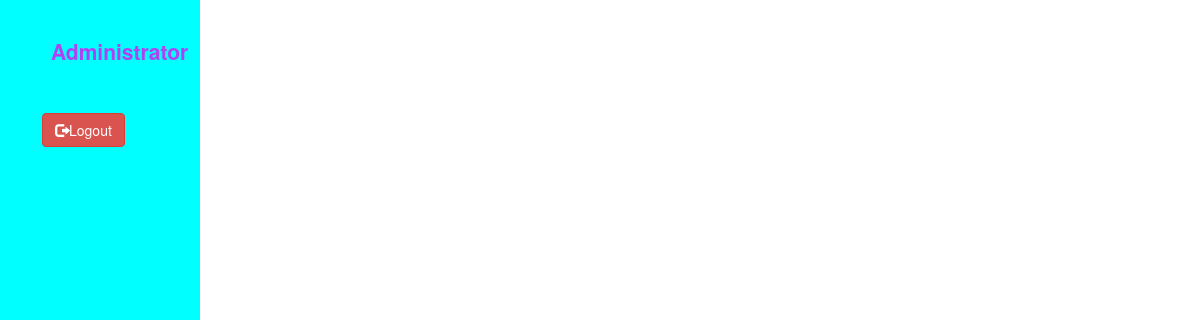
The page /admin/proses/editStatus.php (signed in) on the database as committed earlier.
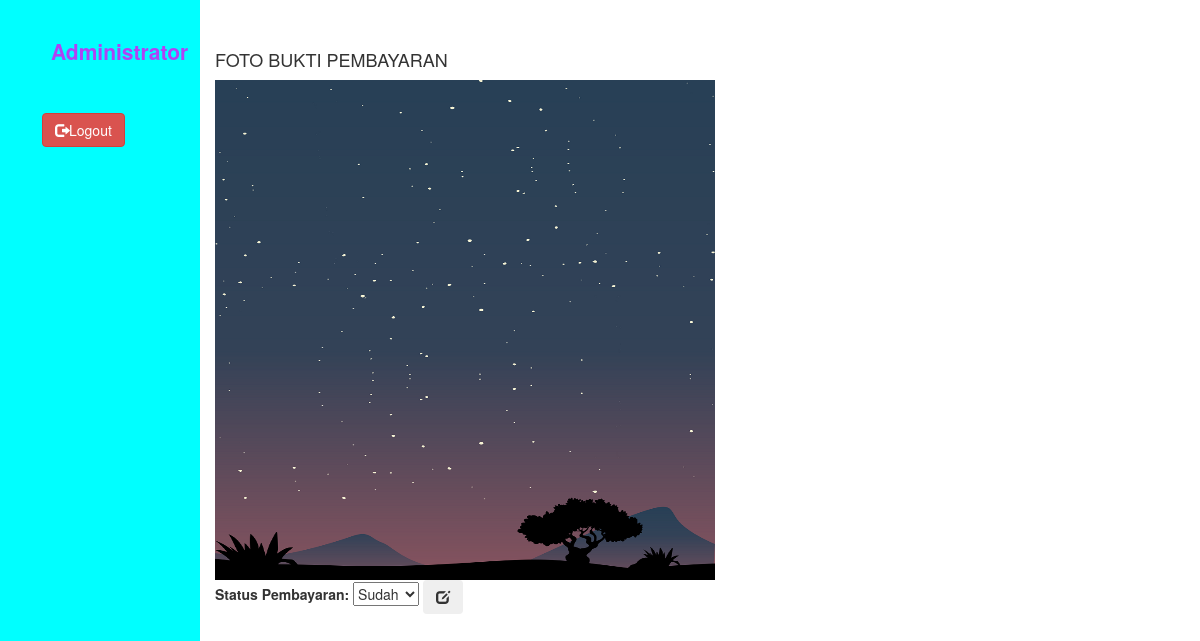
The same page on the database as committed later.
### tables this page shows
CREATE TABLE `bukti_pembayaran` (
  `id` int(11) NOT NULL,
  `id_user` int(11) NOT NULL,
  `idTransaksi` int(11) NOT NULL,
  `path` varchar(250) NOT NULL
);

### admin/proses/editStatus.php (the view, shortened to what this page needs)
<?php
require('../config/db.php');
?>
<!DOCTYPE html>
<html lang="en">
<head>
    <link rel="stylesheet" type="text/css" href="../../plugin/bootstrap/css/bootstrap.min.css">
    <link rel="stylesheet" type="text/css" href="../../asset/css/admin.css">
</head>
<body>
    <div class="container-fluid">
        <div class="row">
            <div class="col-xs-2" id="sideLeft">
                <h4><strong>Administrator</strong></h4>
                <ul class="nav nav-pills nav-stacked" id="data">
                    <li><a href="proses/logout.php">
                            <button type="button" class="btn btn-danger"><span class="glyphicon glyphicon-log-out"></span>Logout</button></a>
                    </li>
                </ul>
            </div>
            <div class="col-xs-10">
                <br>
                <br>
                <table>
                    <?php
                    $data = mysqli_query($conn, "select * from bukti_pembayaran");
                    while ($d = mysqli_fetch_array($data)) {
                    ?>
                        <tr>
                            <td>
                                <h4>FOTO BUKTI PEMBAYARAN</h4>
                                <img src="../../proses/buktiPembayaran/<?= $d['path']; ?>" width="500" height="500">
                                <form action="updateStatus.php" method="post">
                                    <label for="edit">Status Pembayaran:</label>
                                    <select id="edit" name="editlist">
                                        <option value="Sudah">Sudah</option>
                                    </select>
                                    <button type="submit" class="btn btn-edit" name="submit"><i class="glyphicon glyphicon-edit"></i></button>
                                </form>
                            </td>
                        </tr>
                    <?php } ?>
                </table>
            </div>
</body>
</html>

Rows that differ between the two databases and show on the page:
added bukti_pembayaran: path (picture)
